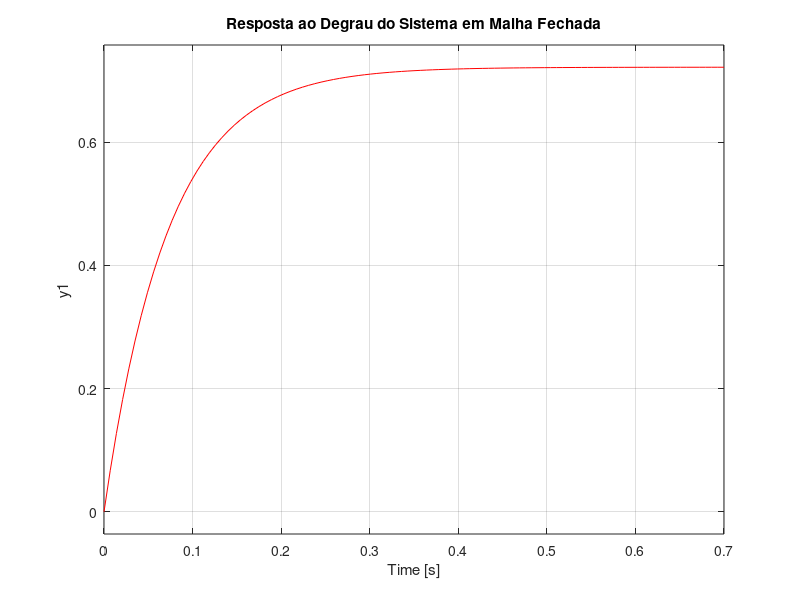

Here is the MATLAB script that generated this plot: (Note: this script raises an error after producing the figure.)
% Definição da planta
num_p = 6.65e-6;
den_p = [1 3.85];
Gp = tf(num_p, den_p);

% Definindo os parâmetros do controlador PI com cancelamento de polo
Ti = 0.101; % contante de tempo do sistema 
Tt = 0.1; %constante de tempo desejada para o controlador 
Kp = 1/(num_p * Tt);  
C_PI = Kp * tf([Ti 1], [Ti 1]);  % C_PI(s) = Kp * (Ti*s + 1)/(Ti*s)

% Malha aberta
L = series(C_PI, Gp);

% Malha fechada com realimentação unitária
T = feedback(L, 1);

% Análise de desempenho
step(T, 'r')
title('Resposta ao Degrau do Sistema em Malha Fechada')

info = stepinfo(T);
disp('--- Desempenho da Resposta ao Degrau ---');
disp(info);

% Esse comando retorna uma estrutura com dados como:

%RiseTime: Tempo de subida (do 10% ao 90% do valor final)

%SettlingTime: Tempo de acomodação (normalmente 2% de tolerância)

%Overshoot: Sobressinal (quanto ultrapassa o valor final)

%Peak: Valor máximo atingido

%PeakTime: Tempo em que ocorre o pico

%SteadyStateValue: Valor de regime (normalmente 1 se entrada é um degrau unitário)